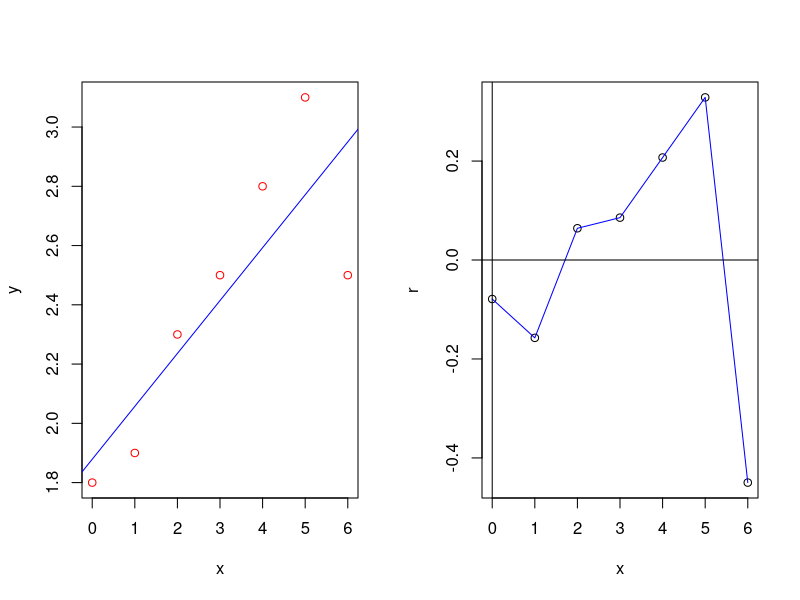

The R script that drew this image:
x = c(0, 1, 2, 3, 4, 5, 6)
y = c(1.8, 1.9, 2.3, 2.5, 2.8, 3.1, 2.5)
n = 7

#x = c(-1.5, -1, -0.5, 0, 0.5, 1, 1.5, 2, 2.5)
#y = c(9.8, 6.4, 5.2, 1.7, 2.9, 5.6, 7.2, 16.5, 27.5)
#n = 9

FunModel = function(x,a)
{
	return (a[1]+a[2]*x)
}

FunMNK = function(a)
{
	S = 0
	for(i in 1:n)
		S = S + (y[i]-FunModel(x[i],a))^2
	return(S)
}

a0 = c(0,0)
res = optim(fn=FunMNK, par=a0)
a1 = res$par
a1

FunMNK(a1)

ym = FunModel(x,a1)
r = y - ym
a = -1; b = 7; n = 100
h = (b-a)/(n-1)
x1 = c(1:n)
for(i in 1:n) { x1[i] = a + h*(i-1) }
y1m = FunModel(x1,a1)
par(mfrow=c(1, 2))
plot(x, y, type="p", col="red")
lines(x1, y1m, col="blue")
plot(x, r, type="p")
lines(x, r, col="blue")
abline(h=0)
abline(v=0)